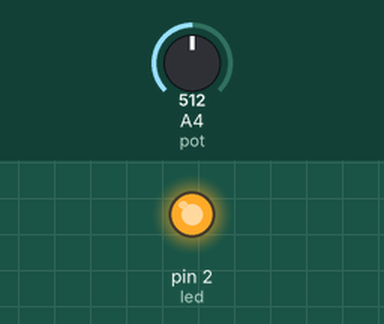
A sketch run on a simulated Arduino Uno, built with avr-gcc and run on an emulated ATmega328P. On the bench: output pins drawn as LEDs (lit = HIGH). Inputs (shaded band) come from the test bench; at power-on: A4 (pot) = 512.

Above: at 0.1 s.
Timing chart, 0 to 1.6 s (numbered marks = the images above):
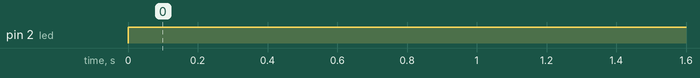

Measured:
- by itself, pin 2 (led): LOW → HIGH at 0.00 s

The sketch:

sketch_jun28POT_INTERFACING.ino
```cpp
const int led = 2;
const int pot = A4;
int potvalue;
void setup() {
  // put your setup code here, to run once:
  pinMode(led,OUTPUT);
  pinMode(pot,INPUT);
}

void loop() {
  // put your main code here, to run repeatedly:
  potvalue = analogRead(pot);
  if(potvalue<=potvalue )
   {
    digitalWrite(led,HIGH);
    delay(500);
   }
   else
   {
    digitalWrite(led,LOW);
    delay(1000);
   }
}
```
